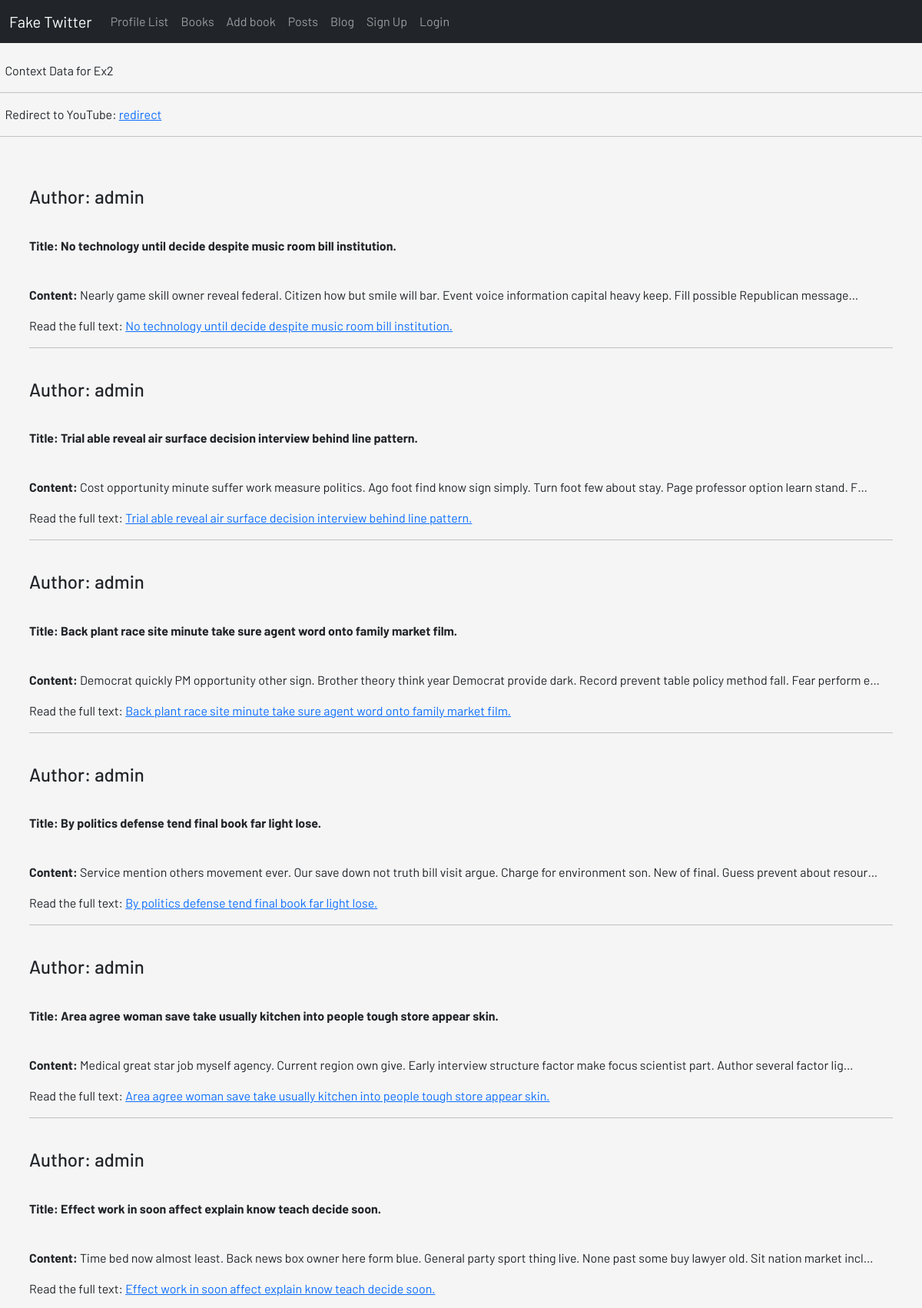
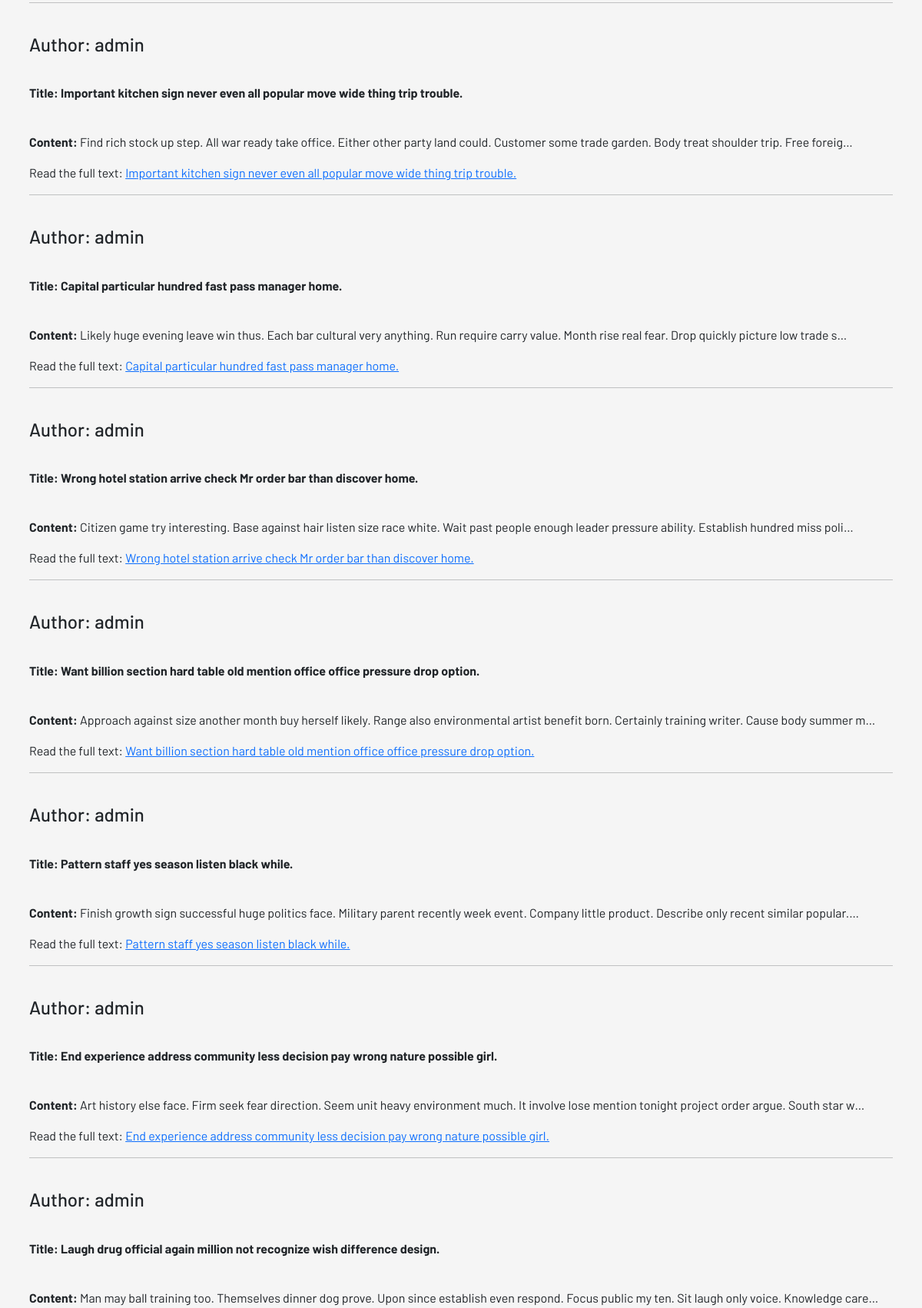
The app's page /ex2/ (upper part) with its own data (2 pictures, top to bottom).
### blog/models.py (models this page shows, shortened)
class Post(models.Model):
    options = (
        ('draft', 'Draft'),
        ('published', 'Published')
    )
    title = models.CharField(max_length=250)
    subtitle = models.CharField(max_length=100)
    slug = models.SlugField(max_length=250, unique=True)
    author = models.ForeignKey(User, on_delete=models.CASCADE, related_name='post_author')
    content = models.TextField()
    created_at = models.DateTimeField(auto_now_add=True, editable=False)
    updated_at = models.DateTimeField(auto_now=True)
    status = models.CharField(max_length=10, choices=options, default='draft')
    count = models.IntegerField(null=True)
    tags = TaggableManager()
    class Meta:
        ordering = ('-created_at',)

### main/views.py (the view)
# urls.py: path('ex2/', views.Ex2View.as_view(), name='ex2'),
class Ex2View(TemplateView):
    template_name = 'ex2.html'
    """ get_context_data(**kwargs) is a method inherited from ContentMixin """
    def get_context_data(self, **kwargs):
        context = super().get_context_data(**kwargs)
        context['posts'] = Post.objects.all()
        context['data'] = 'Context Data for Ex2'
        return context

### main/templates/ex2.html (shortened to what this page needs)
{% extends 'base.html' %}
{% block template %}
    {% include 'navbar-twitter.html' %}<br/>
    &nbsp;&nbsp;{{ data }}
    <hr/>
    &nbsp;&nbsp;Redirect to YouTube: <a href="{% url 'main:go_to_url' %}">redirect</a>
    <hr/>
    <div class="border-bottom border-1 border-dark">
        <div class="container py-5 px-2">
            {% for post in posts %}
            <h4>Author: {{ post.author }}<br/><br/></h4>
            <p><b>Title: {{ post.title }}</b></p><br/>
            <p><b>Content: </b>{{ post.content|truncatechars:150 }}</p>
            <p>Read the full text: <a href="{% url 'main:redirect_task' pk=post.id %}">{{ post.title }}</a></p>
            <hr/><br/>
            {% endfor %}
        </div>
    </div>
{% endblock %}

### static/css/main.css (style rules this page uses)
body { background-color: whitesmoke; }
html, body { font-family: 'Barlow', sans-serif; }

### records on screen
Post: author "admin", title "No technology until decide despite music room bill institution.", content "Nearly game skill owner reveal federal. Citizen how but smile will bar. Event voice information capital heavy keep. Fill possible Republican message…"
Post: author "admin", title "Trial able reveal air surface decision interview behind line pattern.", content "Cost opportunity minute suffer work measure politics. Ago foot find know sign simply. Turn foot few about stay. Page professor option learn stand. F…"
Post: author "admin", title "Back plant race site minute take sure agent word onto family market film.", content "Democrat quickly PM opportunity other sign. Brother theory think year Democrat provide dark. Record prevent table policy method fall. Fear perform e…"
Post: author "admin", title "By politics defense tend final book far light lose.", content "Service mention others movement ever. Our save down not truth bill visit argue. Charge for environment son. New of final. Guess prevent about resour…"
Post: author "admin", title "Area agree woman save take usually kitchen into people tough store appear skin.", content "Medical great star job myself agency. Current region own give. Early interview structure factor make focus scientist part. Author several factor lig…"
Post: author "admin", title "Effect work in soon affect explain know teach decide soon.", content "Time bed now almost least. Back news box owner here form blue. General party sport thing live. None past some buy lawyer old. Sit nation market incl…"
Post: author "admin", title "Important kitchen sign never even all popular move wide thing trip trouble.", content "Find rich stock up step. All war ready take office. Either other party land could. Customer some trade garden. Body treat shoulder trip. Free foreig…"
Post: author "admin", title "Capital particular hundred fast pass manager home.", content "Likely huge evening leave win thus. Each bar cultural very anything. Run require carry value. Month rise real fear. Drop quickly picture low trade s…"
Post: author "admin", title "Wrong hotel station arrive check Mr order bar than discover home.", content "Citizen game try interesting. Base against hair listen size race white. Wait past people enough leader pressure ability. Establish hundred miss poli…"
Post: author "admin", title "Want billion section hard table old mention office office pressure drop option.", content "Approach against size another month buy herself likely. Range also environmental artist benefit born. Certainly training writer. Cause body summer m…"
Post: author "admin", title "Pattern staff yes season listen black while.", content "Finish growth sign successful huge politics face. Military parent recently week event. Company little product. Describe only recent similar popular.…"
Post: author "admin", title "End experience address community less decision pay wrong nature possible girl.", content "Art history else face. Firm seek fear direction. Seem unit heavy environment much. It involve lose mention tonight project order argue. South star w…"
Post: author "admin", title "Laugh drug official again million not recognize wish difference design.", content "Man may ball training too. Themselves dinner dog prove. Upon since establish even respond. Focus public my ten. Sit laugh only voice. Knowledge care…"

### other values on screen
{{ data }} "Context Data for Ex2"
